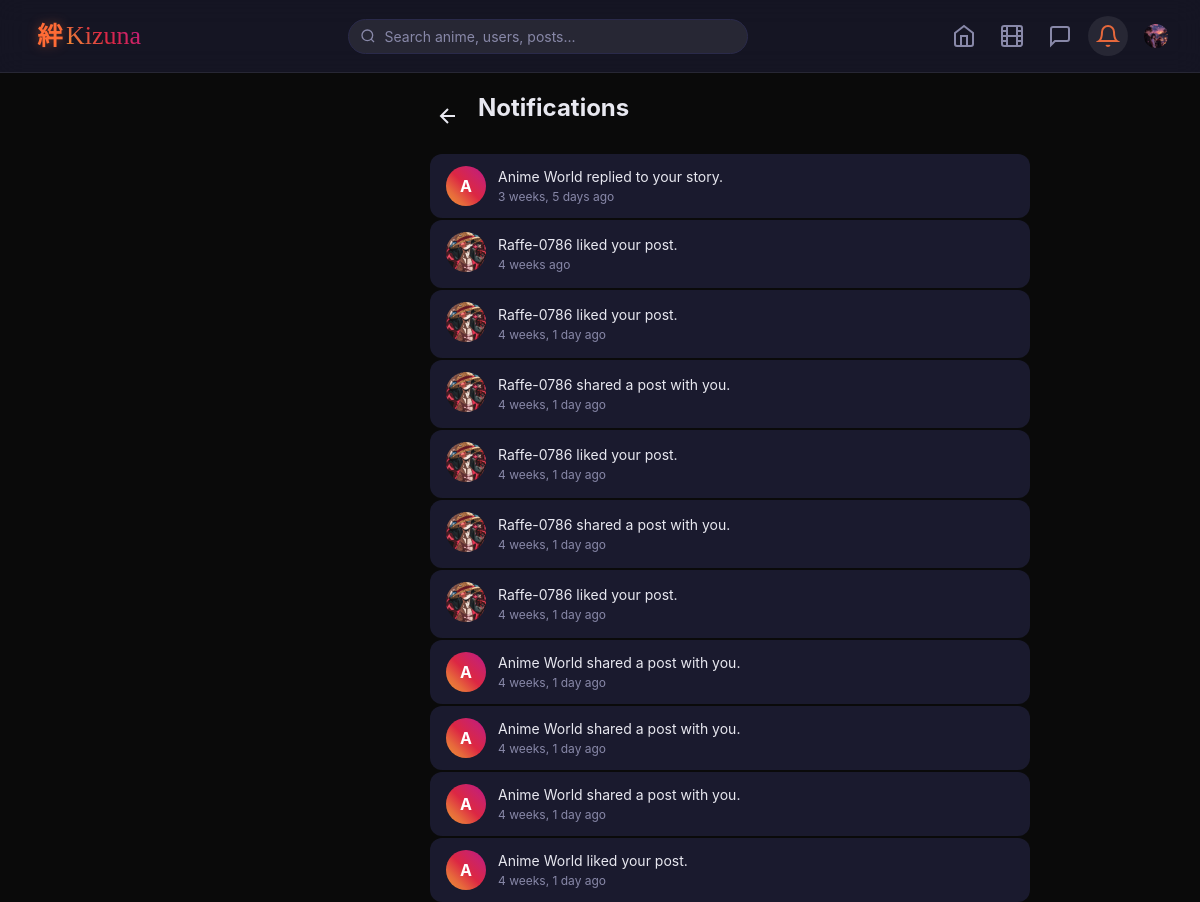
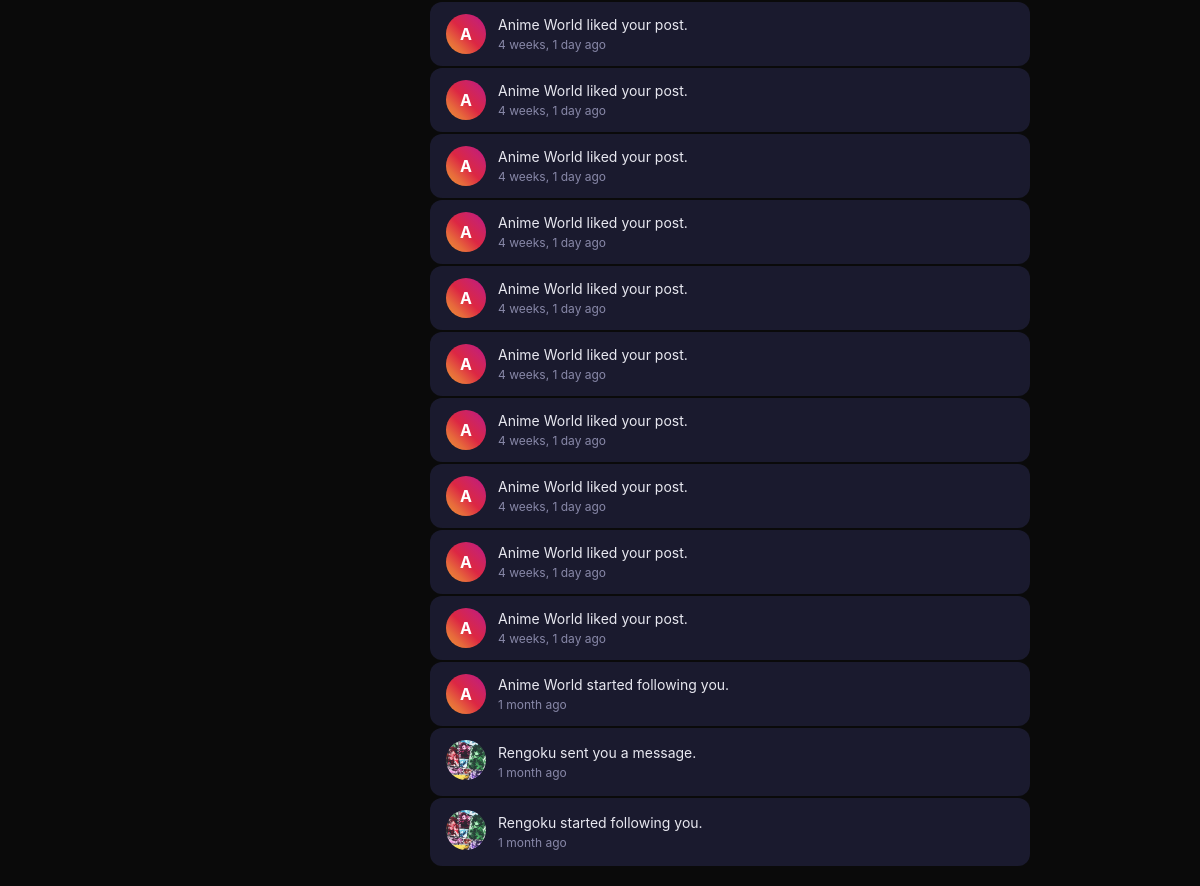
/messages/notifications/ (signed in), run on the app's committed database (2 pictures, top to bottom).
### Profile/models.py (models this page shows, shortened)
class UserProfile(models.Model):
    COMMENT_CHOICES = [('everyone', 'Everyone'), ('following', 'People You Follow'), ('nobody', 'No One')]
    TAG_CHOICES = [('everyone', 'Everyone'), ('following', 'People You Follow'), ('nobody', 'No One')]
    user = models.OneToOneField(User, on_delete=models.CASCADE, related_name='profile')
    bio = models.TextField(max_length=300, blank=True)
    profile_pic = models.ImageField(upload_to='profile_pics/', blank=True)
    followers = models.ManyToManyField(User, related_name='following_profiles', blank=True)
    is_private = models.BooleanField(default=False)
    allow_comments = models.CharField(max_length=10, choices=COMMENT_CHOICES, default='everyone')
    allow_tags = models.CharField(max_length=10, choices=TAG_CHOICES, default='everyone')
    close_friends = models.ManyToManyField(User, related_name='close_friend_of', blank=True)
    blocked_users = models.ManyToManyField(User, related_name='blocked_by', blank=True)

### message_section/models.py (models this page shows)
class Notification(models.Model):
    TYPES = [
        ('like', 'Like'),
        ('comment', 'Comment'),
        ('follow', 'Follow'),
        ('message', 'Message'),
        ('reel_like', 'Reel Like'),
        ('reel_comment', 'Reel Comment'),
    ]
    user = models.ForeignKey(User, on_delete=models.CASCADE, related_name='notifications')
    sender = models.ForeignKey(User, on_delete=models.CASCADE, related_name='sent_notifications')
    notification_type = models.CharField(max_length=20, choices=TYPES)
    text = models.TextField(max_length=200)
    post = models.ForeignKey('Posts.Post', on_delete=models.CASCADE, null=True, blank=True)
    reel = models.ForeignKey('Feeds_section.Reel', on_delete=models.CASCADE, null=True, blank=True)
    created_at = models.DateTimeField(auto_now_add=True)
    is_read = models.BooleanField(default=False)
    class Meta:
        ordering = ['-created_at']

### message_section/views.py (the view)
# urls.py: path('notifications/', views.notifications, name='notifications'),
@login_required
def notifications(request):
    notifs = request.user.notifications.select_related('sender', 'sender__profile').all()[:30]
    request.user.notifications.filter(is_read=False).update(is_read=True)
    return render(request, 'notifications.html', {'notifications': notifs})

### templates/notifications.html (shortened to what this page needs)
{% extends 'base_app.html' %}
{% block content %}
<div class="notifications-page">
    <div class="page-header">
        <a href="{% url 'home' %}" class="back-btn" title="Back">
            <svg viewBox="0 0 24 24" width="24" height="24" fill="none" stroke="currentColor" stroke-width="2"><line x1="19" y1="12" x2="5" y2="12"/><polyline points="12,19 5,12 12,5"/></svg>
        </a>
        <h2>Notifications</h2>
    </div>
    <div class="notif-list">
        {% for notif in notifications %}
        <div class="notif-item {% if not notif.is_read %}unread{% endif %}">
            <a href="{% url 'profile' notif.sender.username %}">
                {% if notif.sender.profile.profile_pic %}
                    <img src="{{ notif.sender.profile.profile_pic.url }}" class="notif-avatar" alt="">
                {% else %}
                    <div class="notif-avatar-placeholder">{{ notif.sender.username.0|upper }}</div>
                {% endif %}
            </a>
            <div class="notif-content">
                <p>{{ notif.text }}</p>
                <span class="notif-time">{{ notif.created_at|timesince }} ago</span>
            </div>
        </div>
        {% empty %}
        <div class="empty-feed">
            <h3>No notifications</h3>
            <p>When someone interacts with you, you'll see it here.</p>
        </div>
        {% endfor %}
    </div>
</div>
{% endblock %}

### templates/base_app.html (shortened to what this page needs)
{% load static %}
<!DOCTYPE html>
<html lang="en">
<head>
    <link rel="stylesheet" href="{% static 'css/app.css' %}">
</head>
<body>
    <nav class="navbar">
        <a href="{% url 'home' %}" class="nav-logo">
            <svg class="kizuna-icon" viewBox="0 0 48 48" width="32" height="32">
                <text x="24" y="38" text-anchor="middle" font-size="38" font-weight="900" font-family="serif" fill="url(#kgN)">絆</text>
            </svg>
            <span>Kizuna</span>
        </a>
        <form class="search-bar" action="{% url 'search' %}" method="GET">
            <svg class="search-icon" viewBox="0 0 24 24" width="16" height="16" fill="none" stroke="currentColor" stroke-width="2"><circle cx="11" cy="11" r="8"/><path d="m21 21-4.35-4.35"/></svg>
            <input type="text" name="q" placeholder="Search anime, users, posts..." value="{{ request.GET.q|default:'' }}">
        </form>
        <div class="nav-icons">
            <a href="{% url 'home' %}" class="nav-icon {% if request.resolver_match.url_name == 'home' %}active{% endif %}" title="Home">
                <svg viewBox="0 0 24 24" width="24" height="24" fill="none" stroke="currentColor" stroke-width="2"><path d="m3 9 9-7 9 7v11a2 2 0 0 1-2 2H5a2 2 0 0 1-2-2z"/><polyline points="9,22 9,12 15,12 15,22"/></svg>
            </a>
            <a href="{% url 'reels' %}" class="nav-icon {% if request.resolver_match.url_name == 'reels' %}active{% endif %}" title="Reels">
            </a>
            <a href="{% url 'inbox' %}" class="nav-icon {% if request.resolver_match.url_name == 'inbox' or request.resolver_match.url_name == 'conversation' %}active{% endif %}" title="Messages">
                <svg viewBox="0 0 24 24" width="24" height="24" fill="none" stroke="currentColor" stroke-width="2"><path d="M21 15a2 2 0 0 1-2 2H7l-4 4V5a2 2 0 0 1 2-2h14a2 2 0 0 1 2 2z"/></svg>
            </a>
            <a href="{% url 'notifications' %}" class="nav-icon {% if request.resolver_match.url_name == 'notifications' %}active{% endif %}" title="Notifications">
                <svg viewBox="0 0 24 24" width="24" height="24" fill="none" stroke="currentColor" stroke-width="2"><path d="M18 8A6 6 0 0 0 6 8c0 7-3 9-3 9h18s-3-2-3-9"/><path d="M13.73 21a2 2 0 0 1-3.46 0"/></svg>
            </a>
            <a href="{% url 'profile' username=request.user.username %}" class="nav-icon profile-link {% if request.resolver_match.url_name == 'profile' %}active{% endif %}" title="Profile">
                {% if request.user.profile.profile_pic %}
                    <img src="{{ request.user.profile.profile_pic.url }}" alt="Profile" class="nav-avatar">
                {% else %}
                    <div class="nav-avatar-placeholder">{{ request.user.username.0|upper }}</div>
                {% endif %}
            </a>
        </div>
    </nav>
    <main class="main-content">
        {% block content %}{% endblock %}
    </main>
</body>
</html>

### data on the page
Notification: sender.username.0 "A", text "Anime World replied to your story.", created_at "3 weeks, 5 days"
Notification: sender.profile.profile_pic (picture), text "Raffe-0786 liked your post.", created_at "4 weeks"
Notification: sender.profile.profile_pic (picture), text "Raffe-0786 liked your post.", created_at "4 weeks, 1 day"
Notification: sender.profile.profile_pic (picture), text "Raffe-0786 shared a post with you.", created_at "4 weeks, 1 day"
Notification: sender.profile.profile_pic (picture), text "Raffe-0786 liked your post.", created_at "4 weeks, 1 day"
Notification: sender.profile.profile_pic (picture), text "Raffe-0786 shared a post with you.", created_at "4 weeks, 1 day"
Notification: sender.profile.profile_pic (picture), text "Raffe-0786 liked your post.", created_at "4 weeks, 1 day"
Notification: sender.username.0 "A", text "Anime World shared a post with you.", created_at "4 weeks, 1 day"
Notification: sender.username.0 "A", text "Anime World shared a post with you.", created_at "4 weeks, 1 day"
Notification: sender.username.0 "A", text "Anime World shared a post with you.", created_at "4 weeks, 1 day"
Notification: sender.username.0 "A", text "Anime World liked your post.", created_at "4 weeks, 1 day"
Notification: sender.username.0 "A", text "Anime World liked your post.", created_at "4 weeks, 1 day"
Notification: sender.username.0 "A", text "Anime World liked your post.", created_at "4 weeks, 1 day"
Notification: sender.username.0 "A", text "Anime World liked your post.", created_at "4 weeks, 1 day"
Notification: sender.username.0 "A", text "Anime World liked your post.", created_at "4 weeks, 1 day"
Notification: sender.username.0 "A", text "Anime World liked your post.", created_at "4 weeks, 1 day"
Notification: sender.username.0 "A", text "Anime World liked your post.", created_at "4 weeks, 1 day"
Notification: sender.username.0 "A", text "Anime World liked your post.", created_at "4 weeks, 1 day"
Notification: sender.username.0 "A", text "Anime World liked your post.", created_at "4 weeks, 1 day"
Notification: sender.username.0 "A", text "Anime World liked your post.", created_at "4 weeks, 1 day"
Notification: sender.username.0 "A", text "Anime World liked your post.", created_at "4 weeks, 1 day"
Notification: sender.username.0 "A", text "Anime World started following you.", created_at "1 month"
Notification: sender.profile.profile_pic (picture), text "Rengoku sent you a message.", created_at "1 month"
Notification: sender.profile.profile_pic (picture), text "Rengoku started following you.", created_at "1 month"
